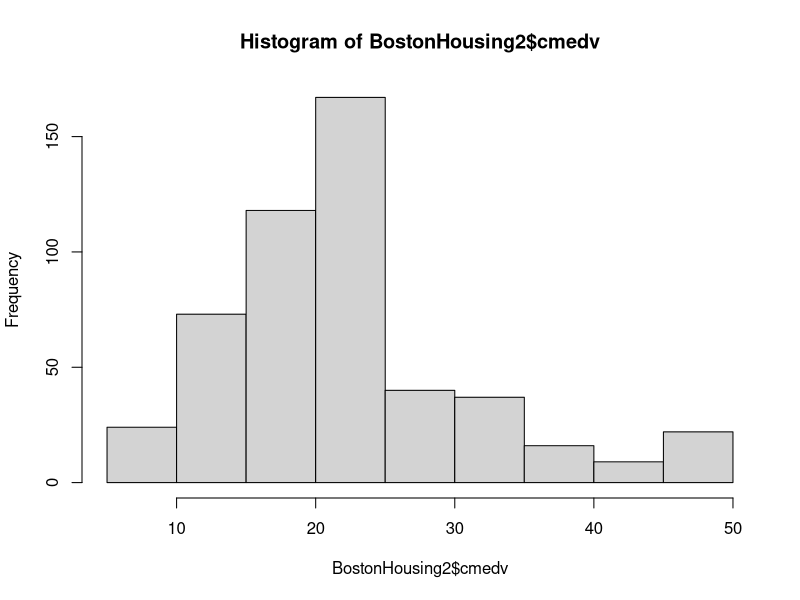
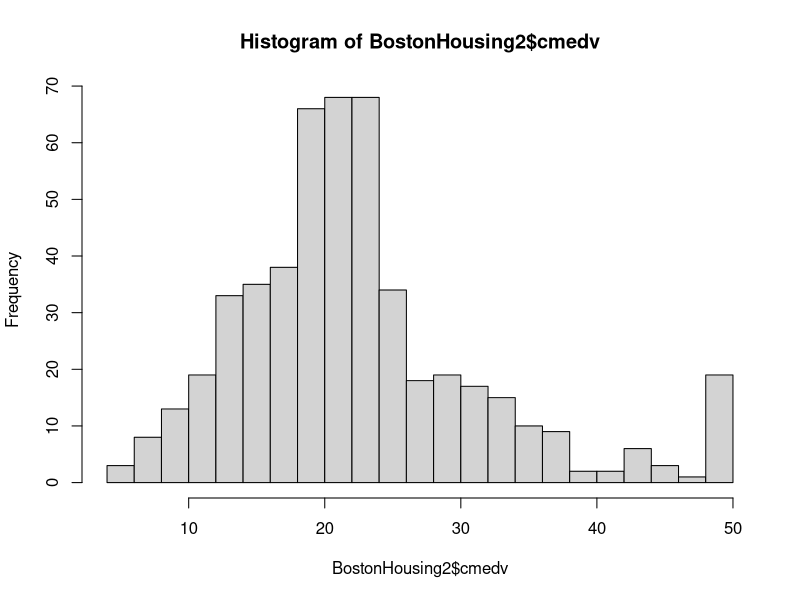
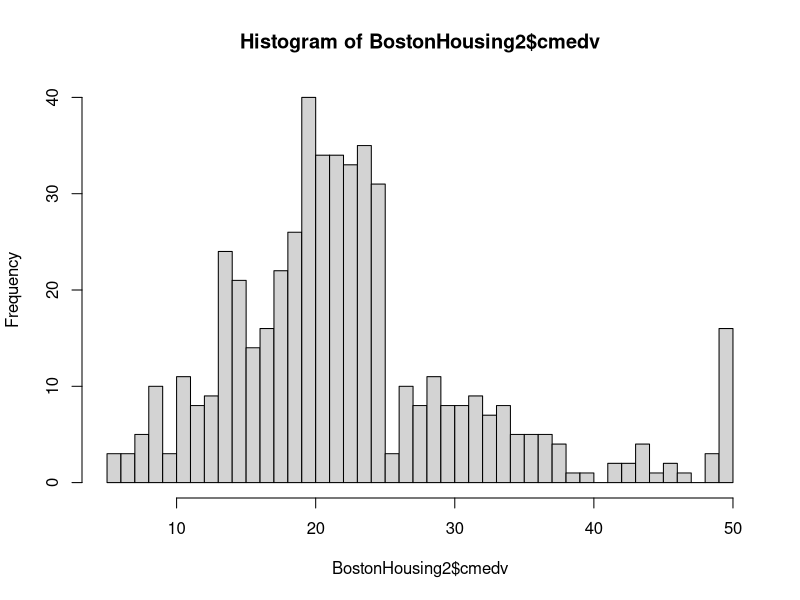
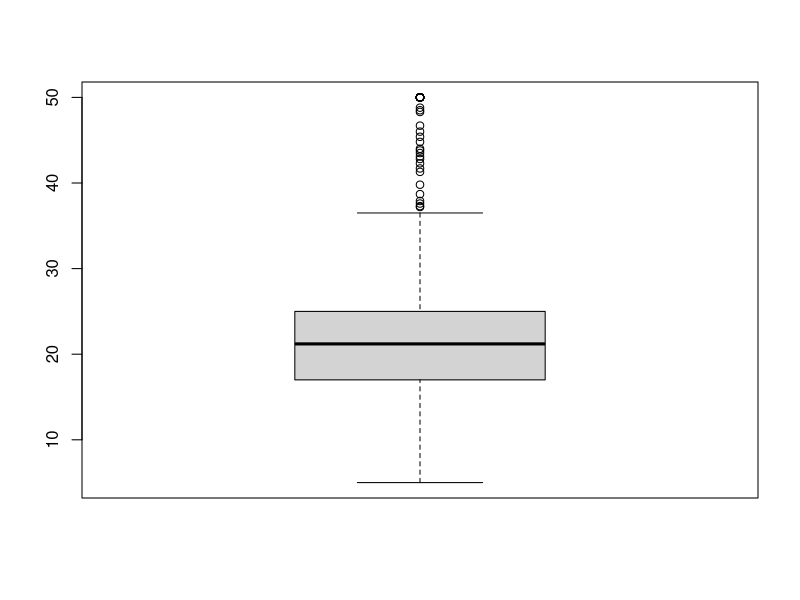
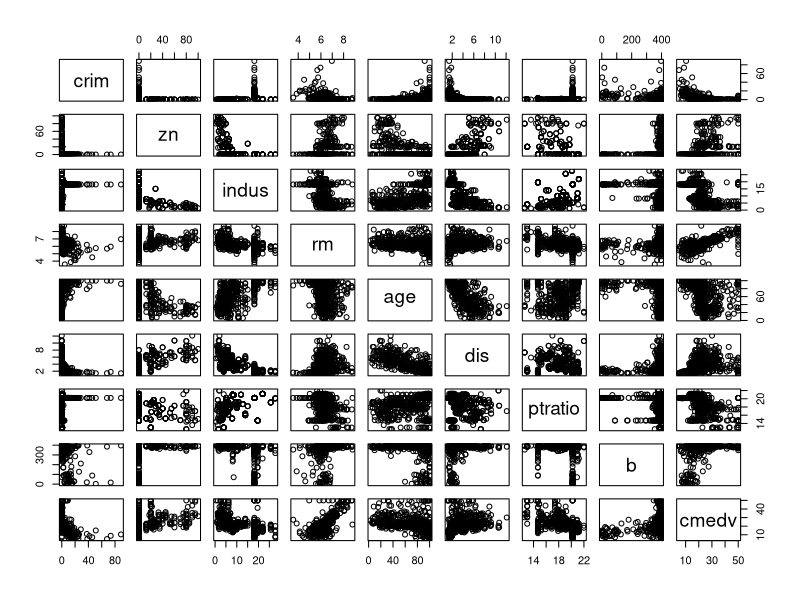
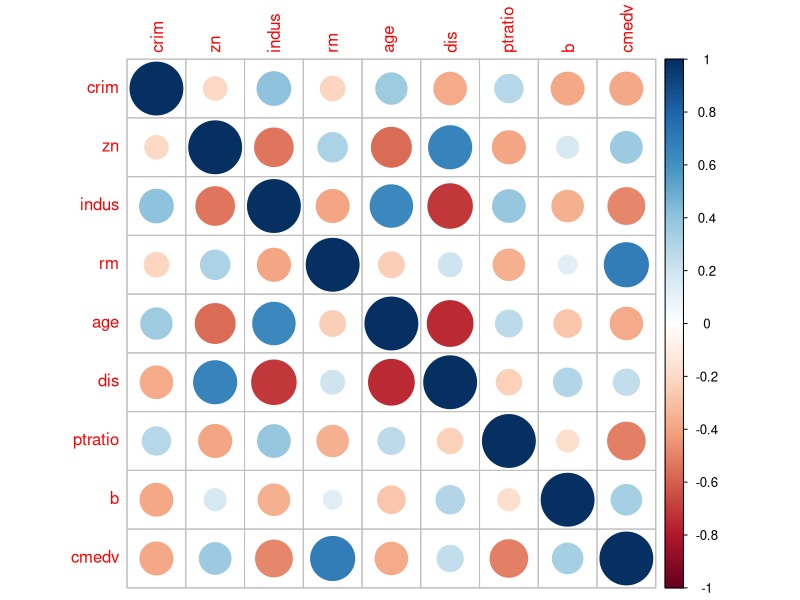
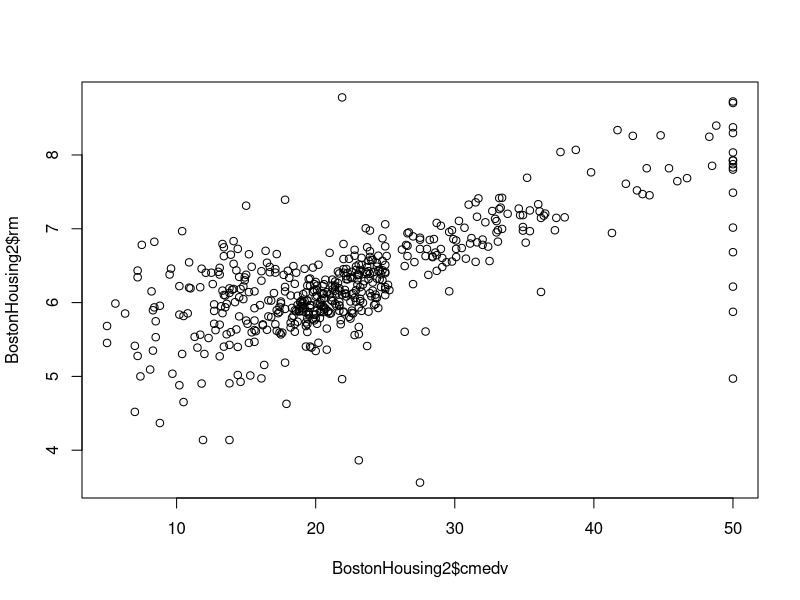

R code for these plots, in order:
## ---- chunk 1
library(mlbench)
library(tidyverse)
library(Hmisc)
data("BostonHousing2")
## ---- chunk 2
head(BostonHousing2)
## ---- chunk 3
tail(BostonHousing2)
## ---- chunk 4
dim(BostonHousing2)
## ---- chunk 5
ncol(BostonHousing2)
## ---- chunk 6
nrow(BostonHousing2)
## ---- chunk 7
str(BostonHousing2)
## ---- chunk 8
class(BostonHousing2)
## ---- chunk 9
sapply(BostonHousing2, class)
## ---- chunk 10
summary(BostonHousing2)
## ---- chunk 11
describe(BostonHousing2)
## ---- chunk 12
hist(BostonHousing2$cmedv)
## ---- chunk 13
hist(BostonHousing2$cmedv, 20)
## ---- chunk 14
hist(BostonHousing2$cmedv, 50)
## ---- chunk 15
boxplot(BostonHousing2$cmedv)
## ---- chunk 16
bh_explore <- subset.data.frame(BostonHousing2, select = c(crim, zn, indus, rm, age, dis, ptratio, b, cmedv))

pairs(bh_explore)
## ---- chunk 17
library(corrplot)
## ---- chunk 18
bh_explore %>% cor() %>%
  corrplot(method = "circle")
## ---- chunk 19
plot(x=BostonHousing2$cmedv, y = BostonHousing2$rm)
## ---- chunk 20
